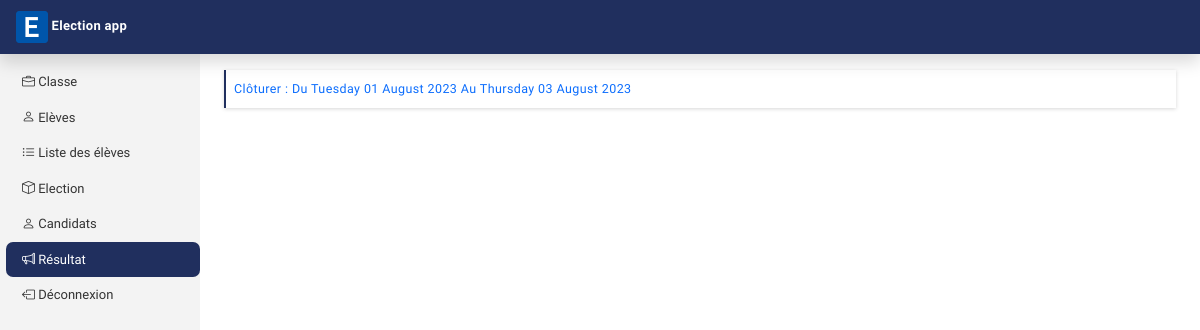
Screenshot of /AppDirecteur/resultat (signed in) with the database file from the repository.
### AppDirecteur/models.py (models this page shows, shortened)
class Election(models.Model):
    ecoleId = models.ForeignKey(Ecole, on_delete=models.CASCADE)
    dateDebut = models.DateField()
    dateFin = models.DateField()
    status = models.CharField(max_length=50, default='en cours')

### AppDirecteur/views.py (the view)
# urls.py: path('resultat', ResultatView.as_view(), name='resultat'),
class ResultatView(View):
    def get(self, request):
        try:
            directeur = Directeur.objects.get(userId__id=request.user.id)
        except Directeur.DoesNotExist:
            return redirect('login')
        election = Election.objects.filter(ecoleId=directeur.ecoleId, status='clôturer')
        if not election :
            resultat = False
        else :
            resultat = True
        return render(request, "AppDirecteur/resultat.html", {
            'title':'Résultat',
            'election':election,
            'resultat':resultat
        })

### Templates/AppDirecteur/resultat.html
{% extends 'baseDirecteur.html' %}
{% load static %}
{% block baseDirecteur %}
{% if resultat == True %}
    {% for objet in election %}
        <div class="container-fluid classe-block p-2 mb-2 mt-3">
            <span class='name-classe'><a href="{% url 'voix' objet.id %}" class='link-election'>{{objet.status | capfirst}} : Du {{objet.dateDebut|date:'l d F Y'}} Au {{objet.dateFin|date:'l d F Y'}}</a></span>
        </div>
    {% endfor %}
{% else %}
<div class="contaimer center-div">
    <img src="{% static '/images/election.png' %}" class='img-fluid'>
    <p class='text-center'>Aucun résultat disponible !</p>
</div>
{% endif %}
{% endblock baseDirecteur %}

### Static/css/style.css (style rules this page uses)
body { font-family: 'Varela Round', sans-serif; font-size: .900rem }
.classe-block { border-left: 2.5px solid #202f5e; box-shadow: rgba(0, 0, 0, 0.16) 0px 1px 4px; text-decoration: none !important; }
.name-classe { font-size: 12.5px; letter-spacing: .4px; text-decoration: none; }
.link-election { text-decoration: none !important; }

### rows the page displays
Election: status "Clôturer", dateDebut "Tuesday 01 August 2023", dateFin "Thursday 03 August 2023"
